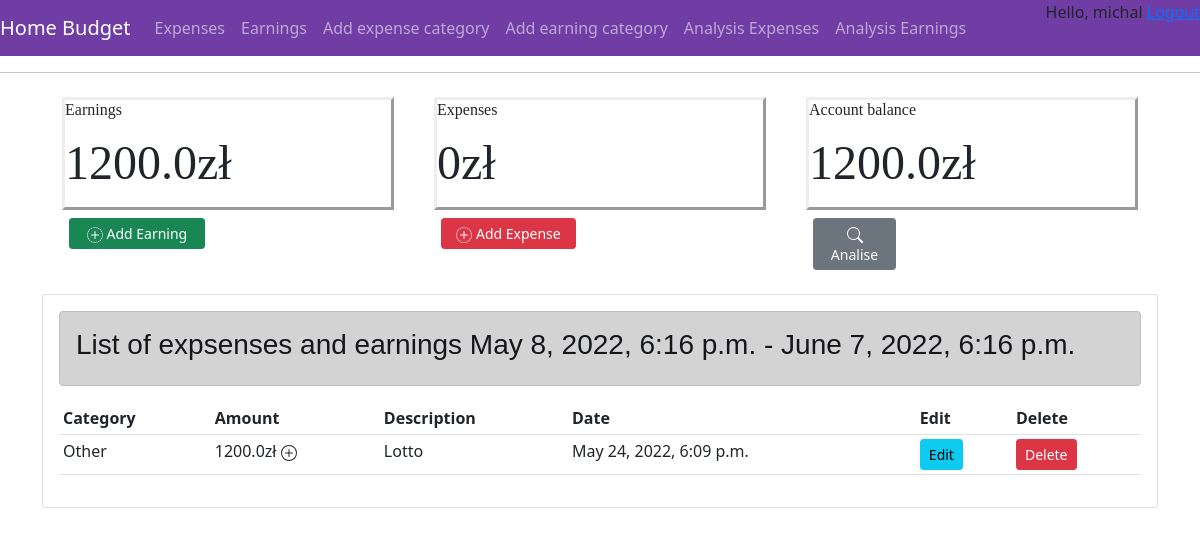
Screenshot of / (signed in) with the database file from the repository.
### budget/models.py (models this page shows, shortened)
class Earnings(models.Model):
    user_custom = models.ForeignKey(User,on_delete=models.CASCADE,null=True)
    amount_earnings = models.FloatField(null=True)
    date = models.DateTimeField(auto_now_add=True,null=True)
    description = models.CharField(max_length=150,blank=True,null=True)
    category = models.ForeignKey(Earnings_category,on_delete=models.CASCADE,null=True)

class Earnings_category(models.Model):
    name = models.CharField(max_length=200, null=True)
    def __str__(self):
        return self.name

### budget/views.py (the view)
# urls.py: path('', views.budget_view,name="budget_view"),
@login_required(login_url='login')
def budget_view(request):
    current_user = request.user.id
    last_month = datetime.now() - timedelta(days=30)
    now = datetime.now()
    expenses = Expenses.objects.filter(date__range=[last_month,now]).filter(user_custom_id=current_user)
    earnings = Earnings.objects.filter(date__range=[last_month,now]).filter(user_custom_id=current_user)
    total_amount_expenses = 0
    total_amount_earnings = 0
    for expense in expenses:
        total_amount_expenses += expense.amount_expenses
    for earning in earnings:
        total_amount_earnings += earning.amount_earnings
    bilance = total_amount_earnings - total_amount_expenses
    context = {'expenses': expenses,'earnings': earnings,
               'total_amount_expenses': total_amount_expenses,
               'total_amount_earnings': total_amount_earnings,
               'bilance': bilance, 'last_month': last_month,'now': now,'filter':filter}
    return render(request,"main/budget.html",context)

### budget/templates/main/budget.html (shortened to what this page needs)
{% extends 'main/main.html' %}
{% load static %}
{% block content %}
    <div class="container">
        <div class="section section-stats">
            <div class="row">
                <div class="col 14">
                    <div class="card-panel">
                        <h6 style="font-family:Bahnschrift">Earnings</h6>
                        <h1 style="font-family:Carlito">{{total_amount_earnings}}zł</h1>
                    </div>
                    <a href="{% url 'create_earning' %}">
                    <button id="btn-earning" class="btn btn-success btn-sm">
                    Add Earning</button>
                    </a>
                </div>
                <div class="col 14">
                    <div class="card-panel">
                        <h6 style="font-family:Bahnschrift">Expenses</h6>
                        <h1 style="font-family:Carlito" >{{total_amount_expenses}}zł</h1>
                    </div>
                    <a href="{% url 'create_expense' %}">
                     <button id="btn-expense"class="btn btn-danger btn-sm">
                    Add Expense</button>
                    </a>
                </div>
                <div class="col 14">
                    <div class="card-panel">
                        <h6 style="font-family:Bahnschrift">Account balance</h6>
                        <h1 style="font-family:Carlito">{{bilance}}zł</h1>
                    </div>
                    <a href="{% url 'analise' %}">
                        <button id="btn-acc" class="btn btn-secondary btn-sm">
                    Analise</button>
                    </a>
                </div>
            </div>
        </div>
    </div>
<br>
<div class="row">
    <div class="col-md">
        <div class="card card-body">
            <div class="alert alert-dark" role="alert">
                <h3 style="font-family: 'Poppins', sans-serif;">List of expsenses and earnings {{last_month}}  - {{now}}</h3>
            </div>
            <table class="table table-sm">
                <tr>
                    <th>Category</th>
                    <th>Amount</th>
                    <th>Description</th>
                    <th>Date</th>
                    <th>Edit</th>
                    <th>Delete</th>
                </tr>
                {% for i in earnings  %}
                    <tr>
                        <td>{{i.category}}</td>
                        <td>{{i.amount_earnings}}zł </td>
                        <td>{{i.description}}</td>
                        <td>{{i.date}}</td>
                        <td><a class="btn btn-sm btn-info" href="{% url 'update_earning' i.id %}">Edit</a></td>
                        <td><a class="btn btn-sm btn-danger" href="{% url 'delete_earning' i.id %}">Delete</a></td>
                    </tr>
                {% endfor %}
            </table>
        </div>
    </div>
</div>
{% endblock content %}

### budget/templates/main/main.html (shortened to what this page needs)
<!DOCTYPE html>
{% load static %}
<html>
<head>
    <link href="https://cdn.jsdelivr.net/npm/bootstrap@5.1.3/dist/css/bootstrap.min.css" rel="stylesheet"
>
    <link rel="stylesheet" type="text/css" href="{% static 'css/main.css' %}">
</head>
<body>
    <nav class="navbar navbar-expand-lg navbar-dark bg-dark">
      <a class="navbar-brand" href="{% url 'budget_view' %}">Home Budget</a>
      <div class="collapse navbar-collapse" id="navbarNavAltMarkup">
        <div class="navbar-nav">
          <a class="nav-item nav-link" href="{% url 'create_expense' %}">Expenses </a>
          <a class="nav-item nav-link" href="{% url 'create_earning' %}">Earnings</a>
          <a class="nav-item nav-link" href="{% url 'create_expense_category' %}">Add expense category</a>
          <a class="nav-item nav-link" href="{% url 'create_earning_category' %}">Add earning category</a>
          <a class="nav-item nav-link" href="{% url 'analise' %}">Analysis Expenses</a>
          <a class="nav-item nav-link" href="{% url 'analise_earnings' %}">Analysis Earnings</a>
        </div>
          <div id="logout">
              <span>Hello, {{request.user}} </span>
              <span><a href="{% url 'logout' %}"> Logout</a></span>
            </div>
      </div>
    </nav>
    <hr>
    <div class="container">
        {% block content %}
        {% endblock content %}
    </div>
</body>
</html>

### budget/static/css/main.css (style rules this page uses)
body { background-color: white; }
#logout { position:absolute; top:0; right:0; }
#btn-expense { width: 135px; margin-left: 15px; margin-bottom: 0px; }
#btn-earning { width: 136px; margin-left: 15px; margin-bottom: 0px; }
#btn-acc { width: 83px; margin-left: 15px; margin-bottom: 0px; }
.bg-dark { background-color: #703da4!important; }
.section-stats h1 { font-size: 4vw; margin: 15px 0px; }
.card-panel { background-color: white; border-style: outset; margin: 15px; }
.section-stats .card-panel { margin: 8px; }

### rows the page displays
Earnings: category "Other", amount_earnings "1200.0", description "Lotto", date "May 24, 2022, 6:09 p.m."

### other values shown
{{ request.user }} "michal"
{{ total_amount_earnings }} "1200.0"
{{ total_amount_expenses }} "0"
{{ bilance }} "1200.0"
